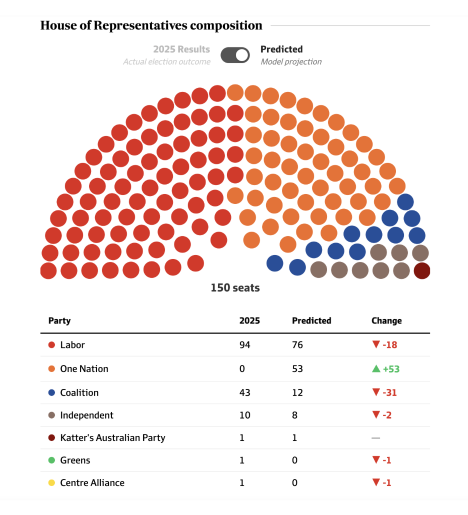
#> input picture tools/arc-fidelity/reference.png, 936 x 1030 px (shown at 1/2 size)
$ python baseline.py
#> lines starting #> are read from the running program, lines starting #| are printed output that depends on the picture
### tools/arc-fidelity/fidelity.py
"""Geometry fitting + structure extraction for hemicycle dot layouts.

Reverse-engineers the reference chart and compares it against our algorithm's
output. See README.md in this folder.
"""
import numpy as np, json

def split_by_sizes(rho, sizes):
    """Assign dots to rings (inner->outer) given known ring sizes, by sorted rho."""
    order = np.argsort(rho)
    ring = np.empty(len(rho), int); s = 0
    for ri, n in enumerate(sizes):
        ring[order[s:s + n]] = ri; s += n
    return ring

def ring_variance(X, Y, cx, cy, sizes):
    rho = np.hypot(X - cx, Y - cy)
    ring = split_by_sizes(rho, sizes)
    var = 0.0
    for ri in range(len(sizes)):
        m = ring == ri
        var += ((rho[m] - rho[m].mean()) ** 2).sum()
    return var

def fit_center(X, Y, sizes):
    """1-D coordinate descent with known ring sizes (robust, no degeneracy)."""
    cx = (X.min() + X.max()) / 2
    cy = (Y[X.argmin()] + Y[X.argmax()]) / 2   # baseline through the end-dots
    span = X.max() - X.min()
    for rng in (span * 0.1, span * 0.02, span * 0.005):
        for _ in range(3):
            ys = np.linspace(cy - rng, cy + rng, 61)
            cy = min(ys, key=lambda v: ring_variance(X, Y, cx, v, sizes))
            xs = np.linspace(cx - rng, cx + rng, 61)
            cx = min(xs, key=lambda v: ring_variance(X, Y, v, cy, sizes))
    return cx, cy

# [19 lines left out: function describe, not called in this run]

SIZES = [4, 8, 13, 17, 21, 25, 29, 33]

# [10 lines that do not run on import are left out]

### tools/arc-fidelity/baseline.py
import numpy as np, json
from PIL import Image, ImageDraw
import fidelity
dots=json.load(open("ref_dots.json"))
#> (reads tools/arc-fidelity/ref_dots.json from the repository)
X=np.array([d['x'] for d in dots]); Y=np.array([d['y'] for d in dots]); R=np.median([d['r'] for d in dots])
cx,cy=fidelity.fit_center(X,Y,fidelity.SIZES)
rho=np.hypot(X-cx,Y-cy); ring=fidelity.split_by_sizes(rho,fidelity.SIZES)
# baseline = bottom of the lowest dots (outer-row end dots), i.e. max dot-center y + R
base_y = Y.max()
print(f"center=({cx:.1f},{cy:.1f})  baseline_y(lowest dot center)={base_y:.1f}")
print("row  n  end_margin_deg  lowest_dot_y  gap_above_baseline(px)  gap/dotDia")
for ri in range(8):
    m=ring==ri; ymax=Y[m].max()
    ang=np.degrees(np.arctan2(cy-Y[m],X[m]-cx)); margin=min(180-ang.max(),ang.min())
    gap=base_y-ymax
    print(f"{ri:2d} {m.sum():2d}   {90/ fidelity.SIZES[ri]:5.1f}        {ymax:6.1f}      {gap:6.1f}              {gap/(2*R):.2f}")
# annotate
img=Image.open(fidelity.SIZES and "reference.png").convert("RGB")
dr=ImageDraw.Draw(img)
dr.line([40,base_y,900,base_y],fill=(255,0,0),width=2)          # baseline
for ri in (0,1):                                                 # inner two rows: mark lowest dots
    m=np.where(ring==ri)[0]
    for idx in m[np.argsort(-X[m])][:1]+0:
        pass
    for idx in [m[X[m].argmin()], m[X[m].argmax()]]:
        x,y=X[idx],Y[idx]
        dr.line([x,y,x,base_y],fill=(0,128,0),width=2)
        dr.ellipse([x-R,y-R,x+R,y+R],outline=(0,128,0),width=3)
dr.text((44,base_y+4),"baseline (outer rows sit here)",fill=(255,0,0))
img.save("ref_baseline.png")
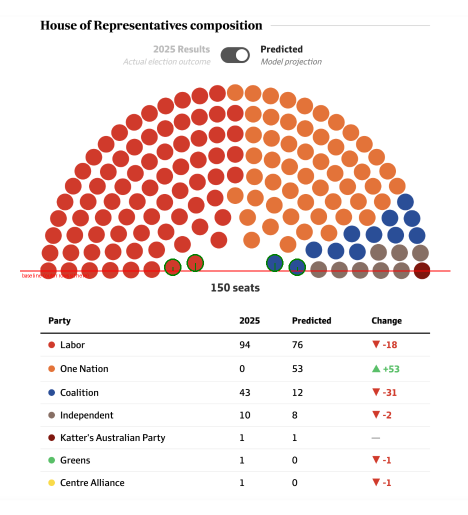
#> saved as ref_baseline.png: PIL image 936x1030 RGB (shown at 1/2 size); mean R, G, B 243.1, 227.1, 223.7
print("saved ref_baseline.png")
